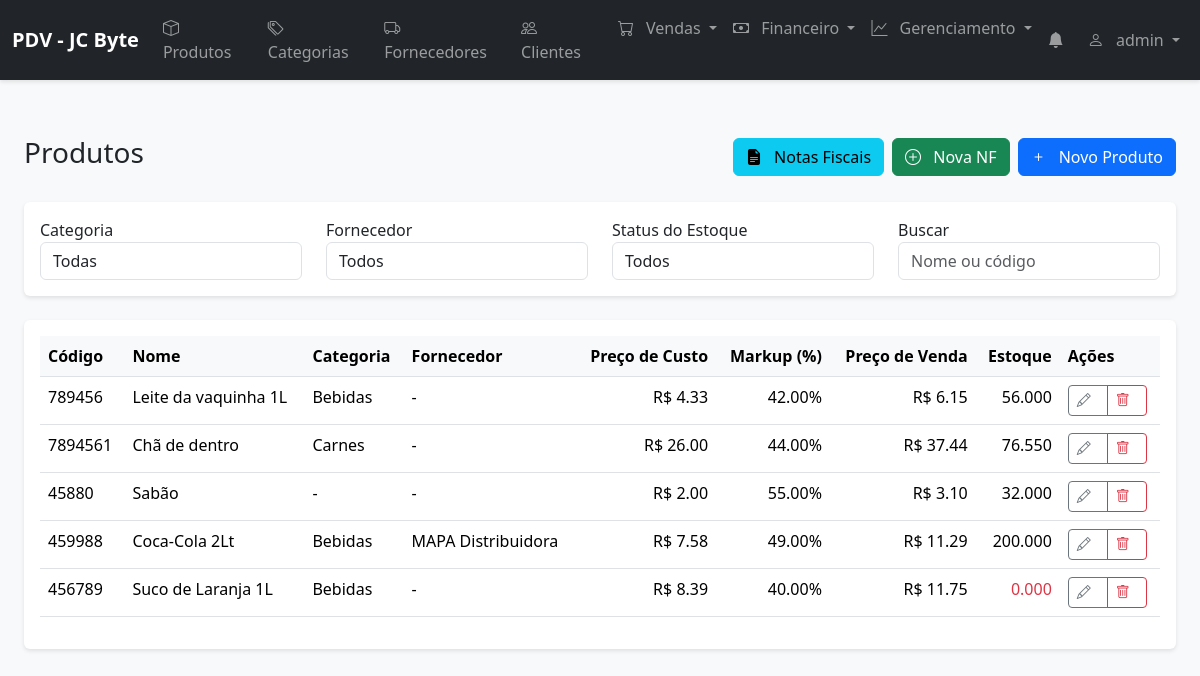
Screenshot of /products (signed in) with the database file from the repository.
### models.py (models this page shows, shortened)
class User(UserMixin, db.Model):
    __tablename__ = 'users'
    id = db.Column(db.Integer, primary_key=True)
    name = db.Column(db.String(100), nullable=False)
    username = db.Column(db.String(80), unique=True, nullable=False)
    email = db.Column(db.String(120))
    password = db.Column(db.String(200), nullable=False)
    role = db.Column(db.String(20), nullable=False)  # admin, manager, seller
    status = db.Column(db.String(20), nullable=False)  # active, inactive
    created_at = db.Column(db.DateTime, default=datetime.utcnow)
    sales_supervised = db.relationship('Sale', back_populates='supervisor', lazy=True)

class Product(db.Model):
    __tablename__ = 'products'
    id = db.Column(db.Integer, primary_key=True)
    code = db.Column(db.String(20), unique=True, nullable=False)
    name = db.Column(db.String(100), nullable=False)
    description = db.Column(db.String(200))
    cost_price = db.Column(db.Numeric(10, 2), nullable=False, default=0)
    selling_price = db.Column(db.Numeric(10, 2), nullable=False, default=0)
    markup = db.Column(db.Numeric(10, 2), nullable=False, default=0)  # Percentual de markup
    min_stock = db.Column(db.Numeric(10, 3), default=0)
    max_stock = db.Column(db.Numeric(10, 3), default=0)
    stock = db.Column(db.Numeric(10, 3), nullable=False, default=0)
    unit = db.Column(db.String(10), default='un')  # un, kg, g, l, ml
    barcode = db.Column(db.String(20))
    status = db.Column(db.String(20), default='active')  # active, inactive
    category_id = db.Column(db.Integer, db.ForeignKey('categories.id'))
    supplier_id = db.Column(db.Integer, db.ForeignKey('suppliers.id'))
    expiry_date = db.Column(db.Date, nullable=True)  # Data de validade
    created_at = db.Column(db.DateTime, default=datetime.utcnow)
    category = db.relationship('Category', back_populates='products', lazy=True)
    supplier = db.relationship('Supplier', back_populates='products', lazy=True)
    sale_items = db.relationship('SaleItem', back_populates='product', lazy=True)
    invoice_items = db.relationship('InvoiceItem', back_populates='product', lazy=True)

class Category(db.Model):
    __tablename__ = 'categories'
    id = db.Column(db.Integer, primary_key=True)
    name = db.Column(db.String(100), nullable=False)
    description = db.Column(db.String(200))
    parent_id = db.Column(db.Integer, db.ForeignKey('categories.id'))
    created_at = db.Column(db.DateTime, default=datetime.utcnow)
    parent = db.relationship('Category', remote_side=[id], back_populates='children')
    children = db.relationship('Category', back_populates='parent', remote_side=[parent_id])
    products = db.relationship('Product', back_populates='category', lazy=True)

class Supplier(db.Model):
    __tablename__ = 'suppliers'
    id = db.Column(db.Integer, primary_key=True)
    name = db.Column(db.String(100), nullable=False)
    cnpj = db.Column(db.String(14), unique=True)
    email = db.Column(db.String(120))
    phone = db.Column(db.String(20))
    address = db.Column(db.String(200))
    city = db.Column(db.String(100))
    state = db.Column(db.String(2))
    zip_code = db.Column(db.String(8))
    contact_name = db.Column(db.String(100))
    payment_terms = db.Column(db.String(200))
    created_at = db.Column(db.DateTime, default=datetime.utcnow)
    products = db.relationship('Product', back_populates='supplier', lazy=True)
    payables = db.relationship('Payable', back_populates='supplier', lazy=True)
    invoices = db.relationship('Invoice', back_populates='supplier', lazy=True)

### routes/products.py (the view)
@products_bp.route('/products')
@login_required
def list_products():
    try:
        products = Product.query.all()
        categories = Category.query.order_by(Category.name).all()
        suppliers = Supplier.query.order_by(Supplier.name).all()
        return render_template('products/list.html',
                             products=products,
                             categories=categories,
                             suppliers=suppliers)
    except Exception as e:
        return jsonify({
            'success': False,
            'error': str(e)
        }), 500

### app.py (called while the page is built)
@login_manager.user_loader
def load_user(user_id):
    return db.session.get(User, int(user_id))

@app.before_request
def before_request():
    if not request.path.startswith('/static/'):  # Ignora arquivos estáticos
        check_notifications()

### notifications_manager.py (called while the page is built, shortened)
def create_notification(type, message, reference_id=None):
    existing = Notification.query.filter_by(
        type=type,
        reference_id=reference_id,
        read=False
    ).first()

### templates/products/list.html (shortened to what this page needs)
{% extends "base.html" %}
{% block content %}
<div class="container-fluid py-4">
    <div class="d-flex justify-content-between align-items-center mb-4">
        <h1 class="h3">Produtos</h1>
        <div class="d-flex gap-2">
            <a href="{{ url_for('products.list_invoices') }}" class="btn btn-info">
                <i class="bi bi-file-earmark-text-fill"></i> Notas Fiscais
            </a>
            <a href="{{ url_for('products.add_invoice') }}" class="btn btn-success">
                <i class="bi bi-plus-circle"></i> Nova NF
            </a>
            <button type="button" class="btn btn-primary" data-bs-toggle="modal" data-bs-target="#productModal">
                <i class="bi bi-plus"></i> Novo Produto
            </button>
        </div>
    </div>
    <div class="card mb-4">
        <div class="card-body">
            <div class="row">
                <div class="col-md-3">
                    <div class="form-group">
                        <label for="category">Categoria</label>
                        <select class="form-control" id="category">
                            <option value="">Todas</option>
                        </select>
                    </div>
                </div>
                <div class="col-md-3">
                    <div class="form-group">
                        <label for="supplier">Fornecedor</label>
                        <select class="form-control" id="supplier">
                            <option value="">Todos</option>
                        </select>
                    </div>
                </div>
                <div class="col-md-3">
                    <div class="form-group">
                        <label for="stock_status">Status do Estoque</label>
                        <select class="form-control" id="stock_status">
                            <option value="">Todos</option>
                        </select>
                    </div>
                </div>
                <div class="col-md-3">
                    <div class="form-group">
                        <label for="search">Buscar</label>
                        <input type="text" class="form-control" id="search" placeholder="Nome ou código">
                    </div>
                </div>
            </div>
        </div>
    </div>
    <div class="card">
        <div class="card-body">
            <div class="table-responsive">
                <table class="table table-hover">
                    <thead>
                        <tr>
                            <th>Código</th>
                            <th>Nome</th>
                            <th>Categoria</th>
                            <th>Fornecedor</th>
                            <th class="text-end">Preço de Custo</th>
                            <th class="text-end">Markup (%)</th>
                            <th class="text-end">Preço de Venda</th>
                            <th class="text-end">Estoque</th>
                            <th>Ações</th>
                        </tr>
                    </thead>
                    <tbody>
                        {% for product in products %}
                        <tr>
                            <td>{{ product.code }}</td>
                            <td>{{ product.name }}</td>
                            <td>{{ product.category.name if product.category else '-' }}</td>
                            <td>{{ product.supplier.name if product.supplier else '-' }}</td>
                            <td class="text-end">R$ {{ "%.2f"|format(product.cost_price) }}</td>
                            <td class="text-end">{{ "%.2f"|format(product.markup) }}%</td>
                            <td class="text-end">R$ {{ "%.2f"|format(product.selling_price) }}</td>
                            <td class="text-end {% if product.stock <= product.min_stock %}text-danger{% endif %}">
                                {{ product.stock }}
                            </td>
                            <td>
                                <div class="btn-group">
                                    <button type="button" class="btn btn-sm btn-outline-secondary" onclick="editProduct({{ product.id }})">
                                        <i class="bi bi-pencil"></i>
                                    </button>
                                    <button type="button" class="btn btn-sm btn-outline-danger" onclick="deleteProduct({{ product.id }})">
                                        <i class="bi bi-trash"></i>
                                    </button>
                                </div>
                            </td>
                        </tr>
                        {% endfor %}
                    </tbody>
                </table>
            </div>
        </div>
    </div>
</div>
{% endblock %}

### templates/base.html (shortened to what this page needs)
<!DOCTYPE html>
<html lang="pt-BR">
<head>
    <link href="https://cdn.jsdelivr.net/npm/bootstrap@5.3.2/dist/css/bootstrap.min.css" rel="stylesheet">
    <link href="https://cdn.jsdelivr.net/npm/bootstrap-icons@1.11.3/font/bootstrap-icons.min.css" rel="stylesheet">
    <link href="{{ url_for('static', filename='css/style.css') }}" rel="stylesheet">
    <link rel="stylesheet" href="{{ url_for('static', filename='css/notifications.css') }}">
    <link rel="stylesheet" href="https://cdnjs.cloudflare.com/ajax/libs/font-awesome/6.2.1/css/all.min.css">
</head>
<body>
    <nav class="navbar navbar-expand-lg navbar-dark bg-dark">
        <div class="container-fluid">
            <a class="navbar-brand" href="{{ url_for('index') }}">PDV - JC Byte</a>
            <div class="collapse navbar-collapse" id="navbarNav">
                <ul class="navbar-nav me-auto">
                    <li class="nav-item">
                        <a class="nav-link" href="{{ url_for('products') }}">
                            <i class="bi bi-box"></i> Produtos
                        </a>
                    </li>
                    <li class="nav-item">
                        <a class="nav-link" href="{{ url_for('categories') }}">
                            <i class="bi bi-tags"></i> Categorias
                        </a>
                    </li>
                    <li class="nav-item">
                        <a class="nav-link" href="{{ url_for('suppliers') }}">
                            <i class="bi bi-truck"></i> Fornecedores
                        </a>
                    </li>
                    <li class="nav-item">
                        <a class="nav-link" href="{{ url_for('customers') }}">
                            <i class="bi bi-people"></i> Clientes
                        </a>
                    </li>
                    <li class="nav-item dropdown">
                        <a class="nav-link dropdown-toggle" href="#" id="salesDropdown" role="button" data-bs-toggle="dropdown">
                            <i class="bi bi-cart"></i>
                            <span>Vendas</span>
                        </a>
                    </li>
                    <li class="nav-item dropdown">
                        <a class="nav-link dropdown-toggle" href="#" id="financeDropdown" role="button" data-bs-toggle="dropdown">
                            <i class="bi bi-cash"></i>
                            <span>Financeiro</span>
                        </a>
                    </li>
                    <li class="nav-item dropdown">
                        <a class="nav-link dropdown-toggle" href="#" id="managementDropdown" role="button" data-bs-toggle="dropdown">
                            <i class="bi bi-graph-up"></i>
                            <span>Gerenciamento</span>
                        </a>
                    </li>
                </ul>
                <ul class="navbar-nav">
                    <li class="nav-item dropdown">
                        <a class="nav-link position-relative" href="#" role="button" data-bs-toggle="dropdown" aria-expanded="false">
                            <i class="bi bi-bell-fill"></i>
                        </a>
                    </li>
                    <li class="nav-item dropdown">
                        <a class="nav-link dropdown-toggle" href="#" data-bs-toggle="dropdown">
                            <i class="bi bi-person"></i> {{ current_user.username }}
                        </a>
                    </li>
                </ul>
            </div>
        </div>
    </nav>
    <main class="container-fluid">
        {% block content %}{% endblock %}
    </main>
</body>
</html>

### static/css/style.css (style rules this page uses)
body { background-color: #f8f9fa; }
.navbar { margin-bottom: 2rem; box-shadow: 0 2px 4px rgba(0,0,0,.1); }
.navbar-brand { font-weight: bold; }
.card { box-shadow: 0 2px 4px rgba(0,0,0,.1); border: none; margin-bottom: 1rem; }
.table th { border-top: none; background-color: #f8f9fa; }
.btn { font-weight: 500; }
.btn-primary { background-color: #0d6efd; border-color: #0d6efd; }
.bi { margin-right: 0.5rem; }

### rows the page displays
User: username "admin"
Product: code "789456", name "Leite da vaquinha 1L", category "Bebidas", supplier "-", cost_price "4.33", markup "42.00", selling_price "6.15", stock "56.000"
Product: code "7894561", name "Chã de dentro", category "Carnes", supplier "-", cost_price "26.00", markup "44.00", selling_price "37.44", stock "76.550"
Product: code "45880", name "Sabão", category "-", supplier "-", cost_price "2.00", markup "55.00", selling_price "3.10", stock "32.000"
Product: code "459988", name "Coca-Cola 2Lt", category "Bebidas", supplier "MAPA Distribuidora", cost_price "7.58", markup "49.00", selling_price "11.29", stock "200.000"
Product: code "456789", name "Suco de Laranja 1L", category "Bebidas", supplier "-", cost_price "8.39", markup "40.00", selling_price "11.75", stock "0.000"
